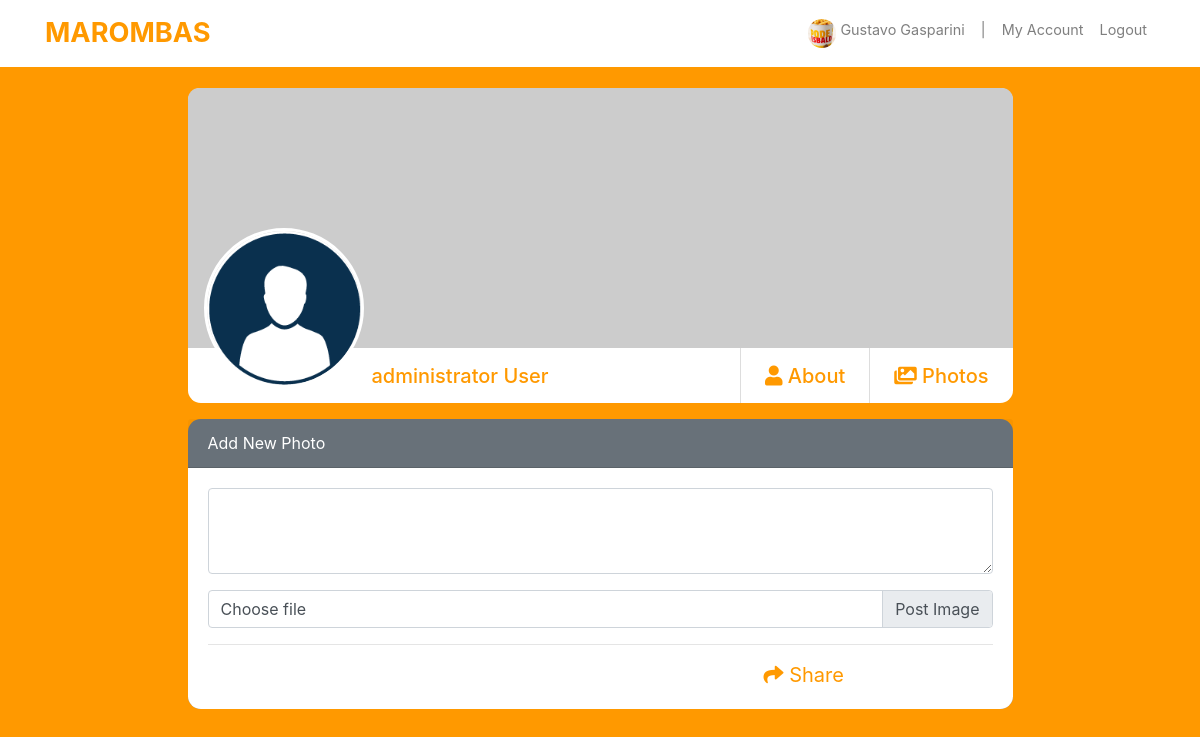
Screenshot of /profile/1/photos/add-photos/ (signed in) with the database file from the repository.
### accounts/models.py (models this page shows)
class User(AbstractBaseUser, PermissionsMixin):
    first_name = models.CharField('First Name', max_length=50)
    last_name = models.CharField('Last Name', max_length=50)
    username = models.CharField('Username', max_length=60, unique=True)
    email = models.EmailField('E-mail', unique=True)
    birth_date = models.DateField('Birth Date', auto_now=False, null=True)
    description = models.TextField('Description', null=True, blank=True)
    description_card = models.TextField('Brief Description', null=True, blank=True)
    Prof_pic = models.ImageField('Profile Picture', upload_to='user_prof_pic', null=True, blank=True)
    album_photos = models.ImageField('Album photos', upload_to='album_photos', null=True, blank=True)
    cover_image = models.ImageField('Cover Image', upload_to='cover_pics', null=True, blank=True)
    date_joined = models.DateTimeField('Date joined', auto_now_add=True)
    works_out = models.CharField('Works out at', max_length=60)
    last_gym = models.CharField('Last Gym', max_length=60, default='last gym')
    city = models.CharField('Lives in', max_length=60)
    hometown = models.CharField('Hometown', max_length=60)
    is_active = models.BooleanField(default=True)
    is_admin = models.BooleanField(default=False)
    is_staff = models.BooleanField(default=False)
    USERNAME_FIELD = 'email'
    REQUIRED_FIELDS = ['username',]
    object = UserManager()
    class Meta:
        verbose_name = 'User'
        verbose_name_plural = 'Users'
    def __str__(self):
        return f"{self.first_name} {self.last_name}" or self.username

### accounts/views.py (the view)
# urls.py: path('<int:pk>/photos/add-photos/', views.add_photos_page, name='add-photos'),
@login_required
def add_photos_page(request, pk):
    one_user = get_object_or_404(User, pk=pk)
    if request.method == 'POST':
        form_post = PostForm(request.POST or None, request.FILES or None)
        if form_post.is_valid():
            form = form_post.save(commit=False)
            form.author = request.user
            form.save()
            return redirect('accounts:photos', pk)
    else:
        form_post = PostForm()
    context = {
        'one_user': one_user,
        'form_post': form_post,
    }
    return render(request, 'accounts/add_photos.html', context)

### posts/forms.py
class PostForm(forms.ModelForm):
    text = forms.CharField(required=False, widget=forms.Textarea(
        attrs = {
            'class': 'form-control form-edit mb-3',
            'cols': 30,
            'rows': 3,
        }
    ))
    image = forms.ImageField(widget=forms.FileInput(
        attrs = {
            'class': 'custom-file-input',
            'id': 'inputGroupFile04',
            'aria-describedby': 'inputGroupFileAddon04',
        }
    ))
    class Meta:
        model = Post
        fields = ['text', 'image']

### accounts/context_processors.py (called while the page is built)
def user_list(request):
    latest_users = User.object.order_by('-date_joined')[:6]
    return {'user_list': latest_users}

### accounts/templates/accounts/add_photos.html (shortened to what this page needs)
{% extends "base_profile.html" %}
{% load static %}
{% block content %}
    <div class="row d-flex justify-content-center">
        <div class="col-md-1"></div>
        <div class="col-md-9">
            <div class="card mb-3">
                <div class="wrapper">
                    {% if one_user.cover_image %}
                        <img src="{{ one_user.cover_image.url }}" class="card-img-top round-top-img">
                    {% else %}
                        <img src="https://dummyimage.com/600x400/707070/ffffff&text=image+cover" class="card-img-top round-top-img">
                    {% endif %}
                </div>
                <div class="card-body title-name">
                    <a href="{% url 'accounts:profile' one_user.pk %}">
                        {% if one_user.Prof_pic %}
                            <img src="{{ one_user.Prof_pic.url }}" class="prof_main_pic_card float-left mr-2 ml-3 mb-2">
                        {% else %}
                            <img src="{% static 'img/download.png' %}" class="prof_main_pic_card float-left mr-2 ml-3 mb-2">
                        {% endif %}
                    </a>
                    <a href="{% url 'accounts:profile' one_user.pk %}" class="link-color float-left"><h5 class="card-title mt-3">{{ one_user.first_name }} {{ one_user.last_name }}</h5></a>
                    <a href="{% url 'accounts:photos' one_user.pk %}" class="link-color float-right"><h5 class="card-title mr-4 mt-3"><i class="fas fa-images"></i> Photos</h5></a>
                    <a href="{% url 'accounts:about' one_user.pk %}" class="link-color float-right"><h5 class="card-title mr-4 mt-3"><i class="fas fa-user"></i> About</h5></a>
                </div>
            </div>
        </div>
        <div class="col-md-1"></div>
    </div>
    <div class="row d-flex justify-content-center">
        <div class="col-md-9">
            <div class="card text-white bg-secondary mb-3">
                <div class="card-header">
                    Add New Photo
                </div>
                <div class="card-body profiles-card">
                    <form method="POST" enctype="multipart/form-data">
                        <div class="form-group">
                            {{ form_post.text }}
                            <div class="input-group">
                                <div class="custom-file">
                                    <label class="custom-file-label" for="inputGroupFile04">Choose file</label>
                                </div>
                            </div>
                        </div>
                        <hr>
                        <div class="row">
                            <div class="col-md-6 d-flex justify-content-center"></div>
                            <div class="col-md-6 d-flex justify-content-center">
                                <button type="submit" class="btn btn-lg btn-color" style="margin: -10px 0px -10px 0px;"><i class="fas fa-share"></i> Share</button>
                            </div>
                        </div>
                    </form>
                </div>
            </div>
        </div>
    </div>
{% endblock %}

### core/templates/base_profile.html (shortened to what this page needs)
<!DOCTYPE html>
{% load static %}
<html lang="en">
    <head>
        <link rel="stylesheet" href="https://stackpath.bootstrapcdn.com/bootstrap/4.3.1/css/bootstrap.min.css">
        <link rel="stylesheet" href="https://use.fontawesome.com/releases/v5.7.2/css/all.css">
        <link rel="stylesheet" href="{% static 'css/base_style.css' %}">
    </head>
    <body>
        <nav class="navbar fixed-top navbar-expand-lg navbar-light bg-light">
            <div class="container">
                <a class="navbar-brand" href="{% url 'index' %}">MAROMBAS</a>
                <div class="collapse navbar-collapse" id="navbarNav">
                    <ul class="navbar-nav ml-auto">
                        <li class="nav-item normal-li">
                            <a href="{% url 'accounts:profile' user.pk %}" class="nav-link">
                                {% if user.Prof_pic %}
                                    <img src="{{ user.Prof_pic.url }}" class="prof_pic d-inline-block align-top mr-1">{{ user }}
                                {% else %}
                                    <img src="{% static 'img/download.png' %}" class="prof_pic d-inline-block align-top mr-1">{{ user }}
                                {% endif %}
                            </a>
                        </li>
                        <li class="nav-item normal-li">
                            <span class="nav-link">|</span>
                        </li>
                        <li class="nav-item normal-li">
                            <a href="{% url 'accounts:my_account' user.pk %}" class="nav-link">My Account</a>
                        </li>
                        <li class="nav-item normal-li">
                            <a href="{% url 'logout' %}" class="nav-link">Logout</a>
                        </li>
                    </ul>
                </div>
            </div>
        </nav>
        <div class="container">
            {% block content %}
            {% endblock %}
        </div>
    </body>
</html>

### core/static/css/base_style.css (style rules this page uses)
body { background-color: #FF9900; }
.bg-light { background-color: #fff !important; }
.navbar-nav { font-size: 0.9rem; }
.navbar-light .navbar-brand { color: #FF9900; font-weight: bold; font-size: 1.7em; }
.btn-color { color: #FF9900; }
.input-group>.custom-file, .input-group>.custom-select, .input-group>.form-control, .input-group>.form-control-plaintext { width: 25rem; }
.prof_pic { border-radius: 50%; width: 1.8rem; height: 1.8rem; object-fit: cover; }
.prof_main_pic_card { border-radius: 50%; width: 10rem; height: 10rem; object-fit: cover; margin: -120px 0px 0px 0px; border: 3px solid white; }
.card { border: none; border-radius: 0.8rem; }
.link-color { color: #FF9900; }
.profiles-card { background-color: white; color: black; border-bottom-left-radius: 0.8rem; border-bottom-right-radius: 0.8rem; }
.custom-file-input:lang(en)~.custom-file-label::after { content: "Post Image"; }
.round-top-img { height: 260px; object-fit: cover; border-top-left-radius: 0.7rem; border-top-right-radius: 0.7rem; }
.wrapper { height: 260px; width: 100%; }
.title-name { padding: 0; }
label { color: #FF9900; }
li, .help-block { color: #6c757d; font-size: 0.75rem; }
.normal-li { font-size: 0.9rem; }

### rows the page displays
User: Prof_pic (picture), first_name+last_name "Gustavo Gasparini"
User: first_name "administrator", last_name "User"
